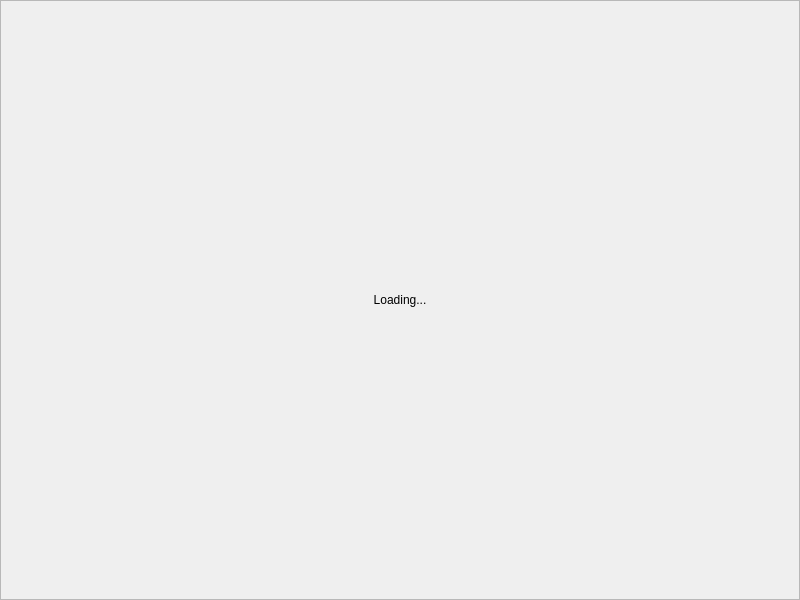
<?xml version="1.0" encoding="UTF-8"?>
<ui version="4.0">
 <class>ImageWindow</class>
 <widget class="QDialog" name="ImageWindow">
  <property name="geometry">
   <rect>
    <x>0</x>
    <y>0</y>
    <width>800</width>
    <height>600</height>
   </rect>
  </property>
  <property name="windowTitle">
   <string>View Image</string>
  </property>
  <layout class="QHBoxLayout" name="horizontalLayout">
   <property name="spacing">
    <number>0</number>
   </property>
   <property name="leftMargin">
    <number>0</number>
   </property>
   <property name="topMargin">
    <number>0</number>
   </property>
   <property name="rightMargin">
    <number>0</number>
   </property>
   <property name="bottomMargin">
    <number>0</number>
   </property>
   <item>
    <widget class="QScrollArea" name="scrollArea">
     <property name="widgetResizable">
      <bool>true</bool>
     </property>
     <widget class="QWidget" name="scrollAreaWidgetContents">
      <property name="geometry">
       <rect>
        <x>0</x>
        <y>0</y>
        <width>798</width>
        <height>598</height>
       </rect>
      </property>
      <layout class="QHBoxLayout" name="horizontalLayout_2">
       <property name="spacing">
        <number>0</number>
       </property>
       <property name="leftMargin">
        <number>0</number>
       </property>
       <property name="topMargin">
        <number>0</number>
       </property>
       <property name="rightMargin">
        <number>0</number>
       </property>
       <property name="bottomMargin">
        <number>0</number>
       </property>
       <item>
        <widget class="QLabel" name="label">
         <property name="sizePolicy">
          <sizepolicy hsizetype="Expanding" vsizetype="Expanding">
           <horstretch>0</horstretch>
           <verstretch>0</verstretch>
          </sizepolicy>
         </property>
         <property name="lineWidth">
          <number>0</number>
         </property>
         <property name="text">
          <string>Loading...</string>
         </property>
         <property name="alignment">
          <set>Qt::AlignCenter</set>
         </property>
         <property name="textInteractionFlags">
          <set>Qt::NoTextInteraction</set>
         </property>
        </widget>
       </item>
      </layout>
     </widget>
    </widget>
   </item>
  </layout>
 </widget>
 <resources/>
 <connections/>
</ui>
